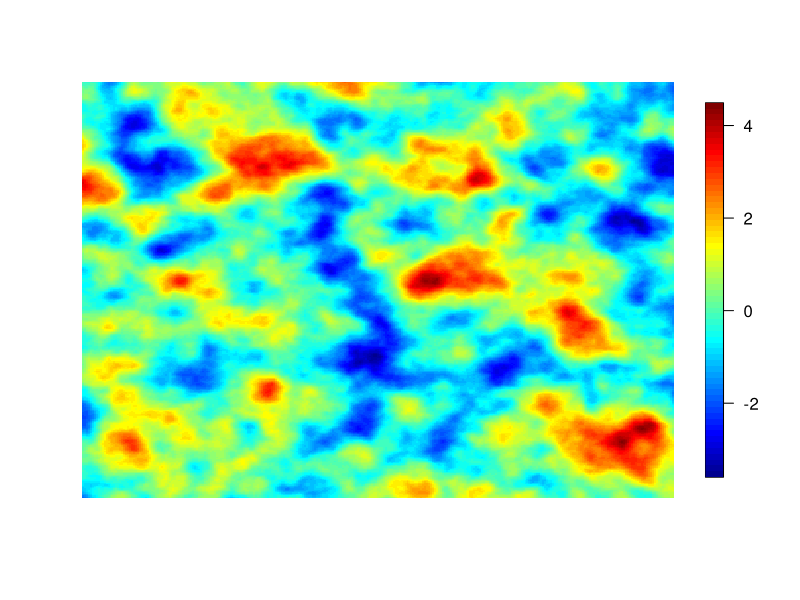
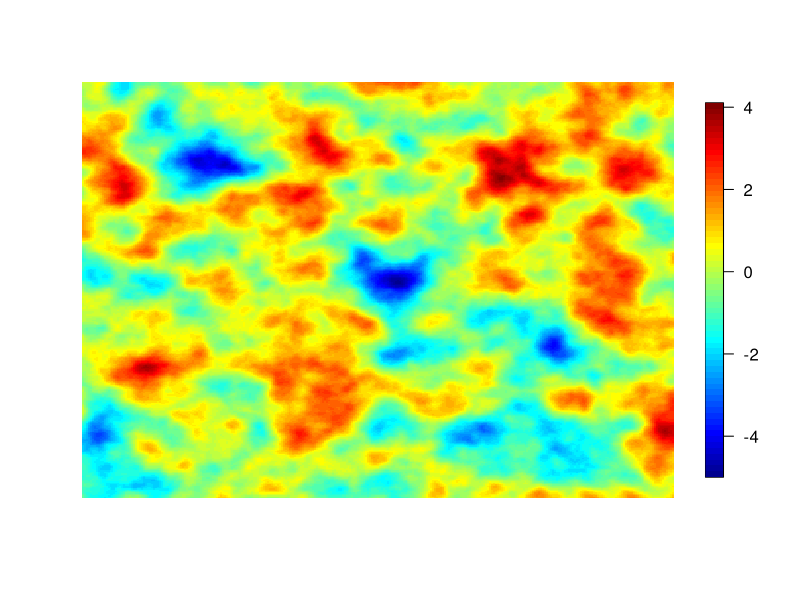
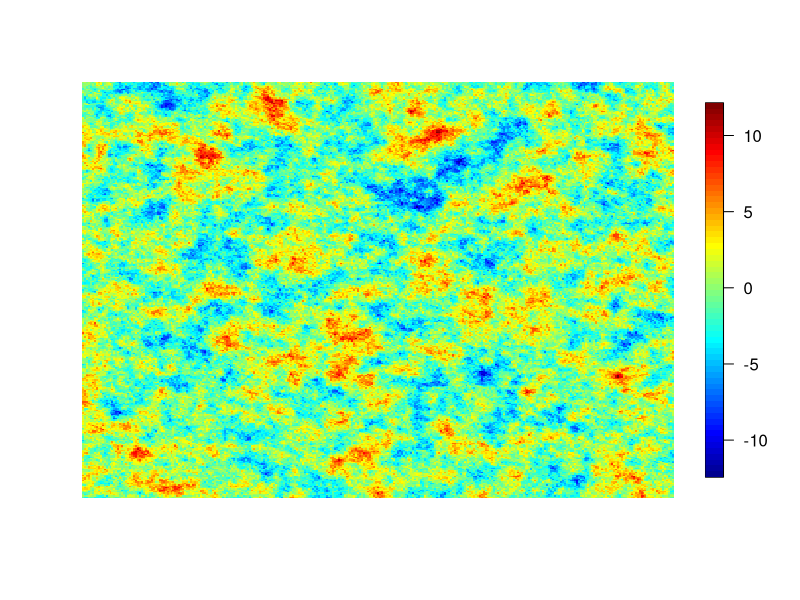
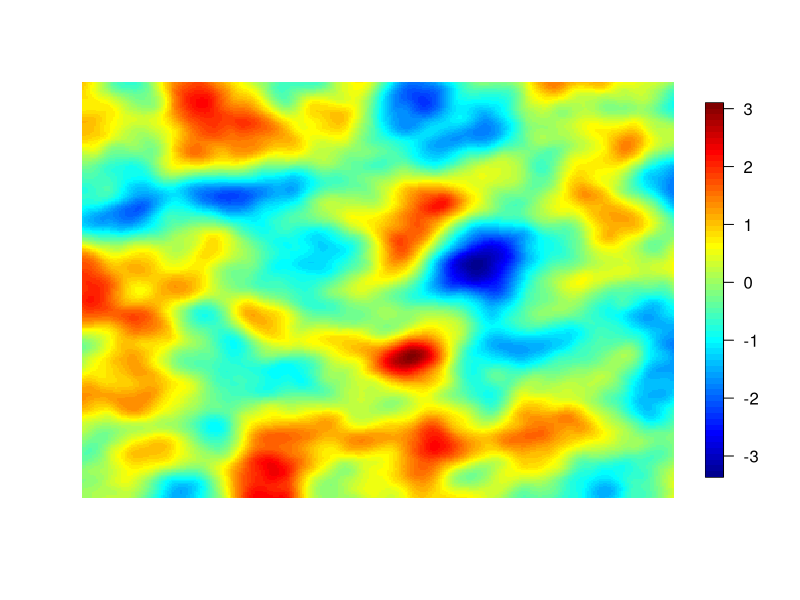
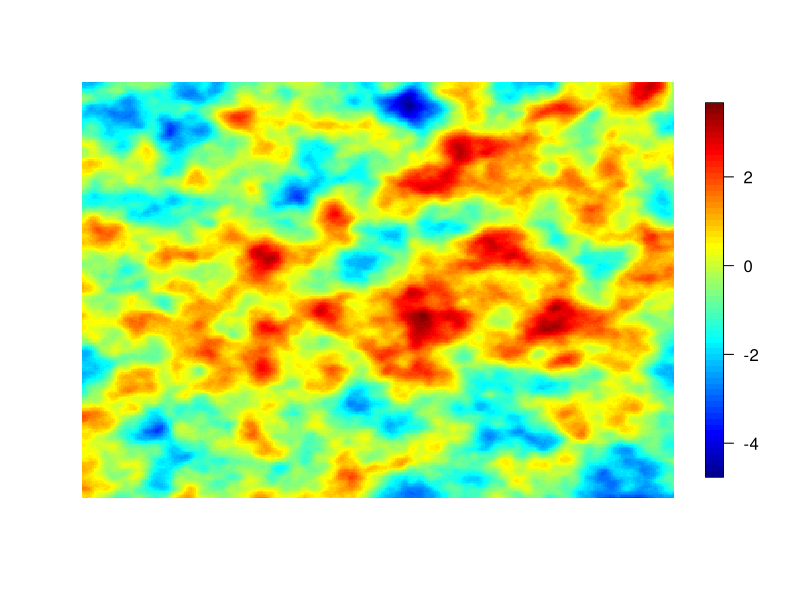
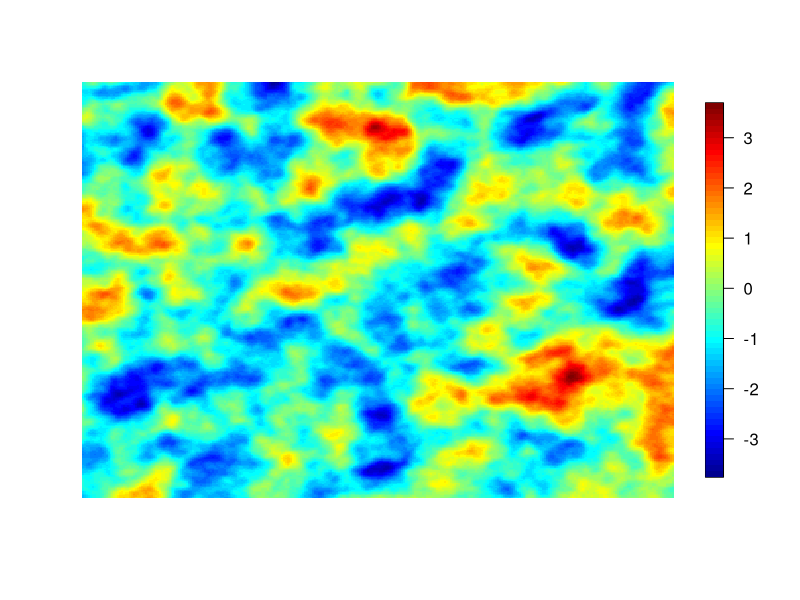
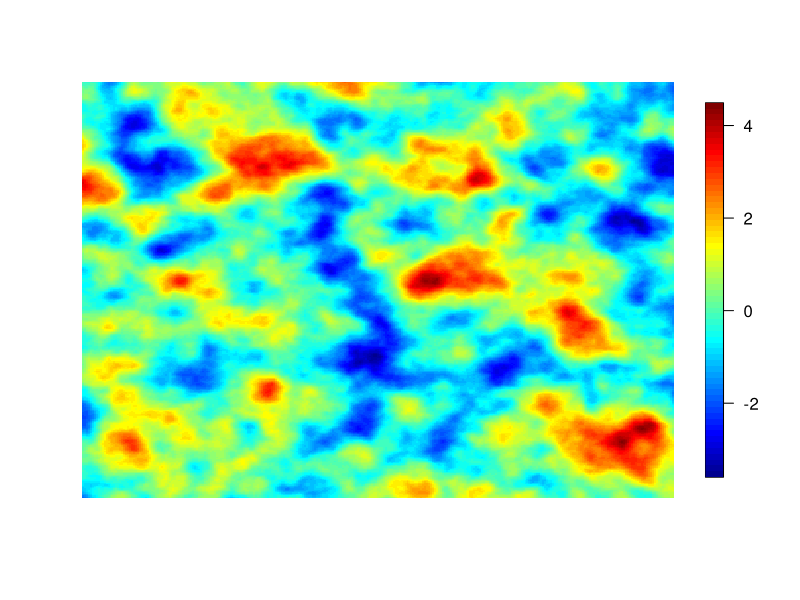
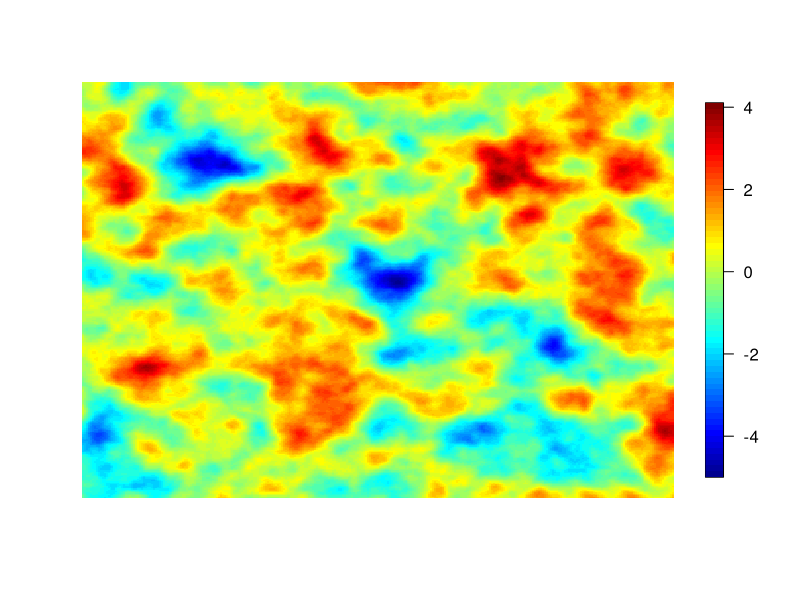

Reproduce these figures in R, in order.

x <- seq(0, 25, length.out = 301)

grid <- matrix(ncol = 2, unlist(expand.grid(x, x)))
library(fields)
g <- function(h, a, nu, d = 2) {
  a^d * gamma(nu + d/2)/gamma(nu)/pi^(d/2)/(1 + a^2 * h^2)^(nu + d/2)
}

g_new <- function(h, a, nu, d = 2) {
  1/(1 + a^2 * h^2)^(nu + d/2)
}

h_fun <- function(h, a1, a2, nu1, nu2, d = 2) {
  1/(1 + complex(imaginary = a1 * h))^(nu1 + d/2)/ 
    (1 + complex(imaginary = -a2 * h))^(nu2 + d/2)
}

h_fun2 <- function(h, a1, a2, nu1, nu2, d = 2) {
  if (h[1] > 0) {
    1/(1 + complex(imaginary = a1 * sqrt(sum(h^2))))^(nu1 + d/2)/ 
      (1 + complex(imaginary = -a2 * sqrt(sum(h^2))))^(nu2 + d/2)
  } else {
    -1/(1 + complex(imaginary = a1 * sqrt(sum(h^2))))^(nu1 + d/2)/ 
      (1 + complex(imaginary = -a2 * sqrt(sum(h^2))))^(nu2 + d/2)
  }
}

h_fun2 <- function(h, a1, a2, nu1, nu2, d = 2) {
  if (h[1] > 0) {
    complex(imaginary = 0.97)/(1 + complex(imaginary = a1 * sqrt(sum(h^2))))^(nu1 + d/2)/ 
      (1 + complex(imaginary = -a2 * sqrt(sum(h^2))))^(nu2 + d/2)
  } else {
    complex(imaginary = -0.97)/(1 + complex(imaginary = a1 * sqrt(sum(h^2))))^(nu1 + d/2)/ 
      (1 + complex(imaginary = -a2 * sqrt(sum(h^2))))^(nu2 + d/2)
  }
}


nu1 <- 1.5
nu2 <- 1.5
a <- 1

simu_bivariate <- function(grid, L = 1000, nu1 = 1.5, nu2 = 1.5, g_new, cc_fun) {
  sim_field <- matrix(nrow = nrow(grid), ncol = 2, 0)
  for (p in 1:2) {
    for(l in 1:L) {
      phi <- runif(n = 1, 0, 2 * pi)
      sim_vals <- rnorm(2)/sqrt(rgamma(n = 1,shape = .5))
      test_g <- g_new(sqrt(sum(sim_vals^2)), a = 1, nu = nu1)
      #test_g12 <- .9*h_fun(sqrt(sum(sim_vals^2)), a1 = 1, a2 = 1, nu1 = nu1, nu2 = nu2)
      test_g12 <- cc_fun(sim_vals, a1 = 1, a2 = 1, nu1 = nu1, nu2 = nu2)
      test_g22 <- g_new(sqrt(sum(sim_vals^2)), a = 1, nu = nu2)
      
      right_mat <- matrix(2*c(test_g, test_g12, test_g12, test_g22), nrow = 2, ncol = 2) /
        g(sqrt(sum(sim_vals^2)), a = 1, nu = .5)
      eig_mat <- eigen(right_mat, symmetric = T)
      sqrt_mat <- eig_mat$vectors %*% diag(sqrt(eig_mat$values))
      sqrt_mat_re <- Re(sqrt_mat)
      sqrt_mat_im <- Im(sqrt_mat)
      ap <- sqrt_mat_re[,p]
      bp <- sqrt_mat_im[,p]
      # do vectorized version
      ap_mat <- matrix(nrow = nrow(sim_field),ncol = 2, byrow = T, ap)
      sim_vals_mat <- matrix(nrow = nrow(sim_field),ncol = 2, byrow = T, sim_vals)
      bp_mat <- matrix(nrow = nrow(sim_field),ncol = 2, byrow = T, bp)
      sim_field <- sim_field + 1/sqrt(L) * ap_mat * cos(rowSums(grid * sim_vals_mat) + phi) +
        1/sqrt(L) * bp_mat * sin(rowSums(grid * sim_vals_mat) + phi)  
    }
  }
  sim_field
}

set.seed(40)
sim_f <- simu_bivariate(grid, L = 1000, nu1 = 1.5, nu2 = 1.5, g_new = g_new, cc_fun = h_fun2)
image.plot(matrix(sim_f[,1], nrow = length(x)), axes = F)
image.plot(matrix(sim_f[,2], nrow = length(x)), axes = F)

png('simu_spatial1.png', height = 550, width = 550)
image.plot(matrix(sim_f[,1], nrow = length(x)), axes = F)
dev.off()

png('simu_spatial2.png', height = 550, width = 550)
image.plot(matrix(sim_f[,2], nrow = length(x)), axes = F)
dev.off()

set.seed(45)
sim_f <- simu_bivariate(grid, L = 1000, nu1 = .4, nu2 = 2.5, g_new = g_new, cc_fun = h_fun2)
image.plot(matrix(sim_f[,1], nrow = length(x)), axes = F)
image.plot(matrix(sim_f[,2], nrow = length(x)), axes = F)

png('simu_spatial3.png', height = 550, width = 550)
image.plot(matrix(sim_f[,1], nrow = length(x)), axes = F)
dev.off()

png('simu_spatial4.png', height = 550, width = 550)
image.plot(matrix(sim_f[,2], nrow = length(x)), axes = F)
dev.off()


h_fun3 <- function(h, a1, a2, nu1, nu2, d = 2) {
  if (h[1] > 0) {
    if (h[2] > 0) {
      complex(real = 0.97)/(1 + complex(imaginary = a1 * sqrt(sum(h^2))))^(nu1 + d/2)/ 
        (1 + complex(imaginary = -a2 * sqrt(sum(h^2))))^(nu2 + d/2)
    } else {
      complex(real = -0.97)/(1 + complex(imaginary = a1 * sqrt(sum(h^2))))^(nu1 + d/2)/ 
        (1 + complex(imaginary = -a2 * sqrt(sum(h^2))))^(nu2 + d/2)
    }
    
  } else {
    if (h[2] > 0) {
      complex(real = -0.97)/(1 + complex(imaginary = a1 * sqrt(sum(h^2))))^(nu1 + d/2)/ 
        (1 + complex(imaginary = -a2 * sqrt(sum(h^2))))^(nu2 + d/2)
    } else {
      complex(real = 0.97)/(1 + complex(imaginary = a1 * sqrt(sum(h^2))))^(nu1 + d/2)/ 
        (1 + complex(imaginary = -a2 * sqrt(sum(h^2))))^(nu2 + d/2)
    }
  }
}

set.seed(22)

sim_f <- simu_bivariate(grid, L = 1000, nu1 = 1.5, nu2 = 1.5, g_new = g_new, cc_fun = h_fun3)
image.plot(matrix(sim_f[,1], nrow = length(x)), axes = F)
image.plot(matrix(sim_f[,2], nrow = length(x)), axes = F)

png('simu_spatial5.png', height = 550, width = 550)
image.plot(matrix(sim_f[,1], nrow = length(x)), axes = F)
dev.off()

png('simu_spatial6.png', height = 550, width = 550)
image.plot(matrix(sim_f[,2], nrow = length(x)), axes = F)
dev.off()
